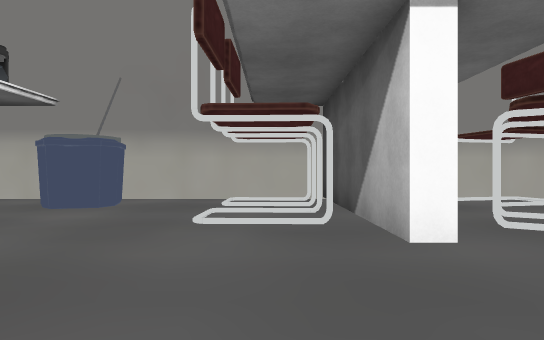
View 1 (above)

14 first-person views from a walk through a Unity game level. The camera is 1.3 m above the floor, looks level and sees 75° across. The floor is counted in squares, 2.43 m on a side. Each view is taken from the middle of a square. On the plan, view 1 faces up. The plan holds only what a view shows up to about 9 squares ahead; the rest is blank. The place goes on beyond the plan. The player is left out. Some surface patterns are stand-ins.

View 2
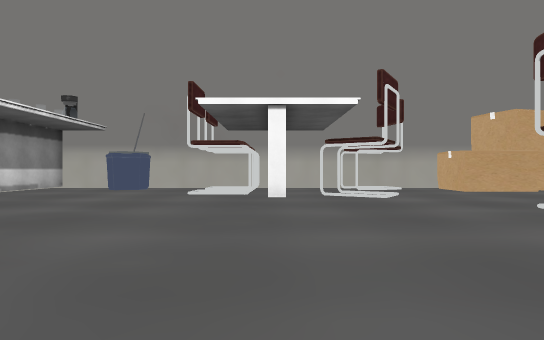

View 3
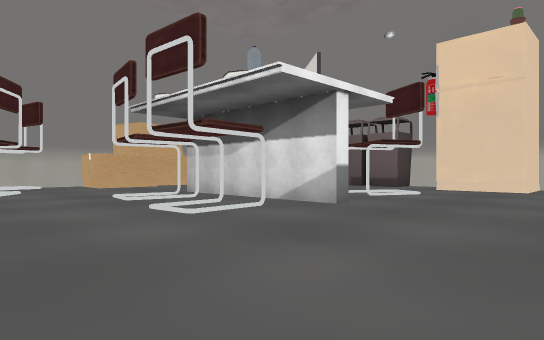

View 4
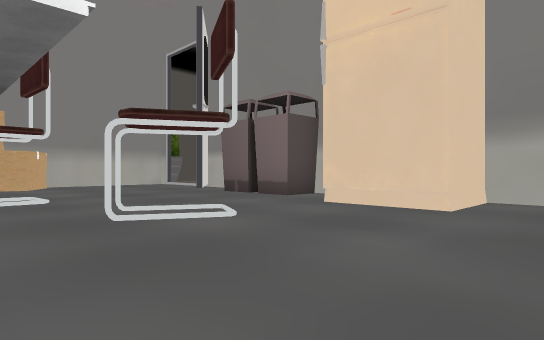

View 5
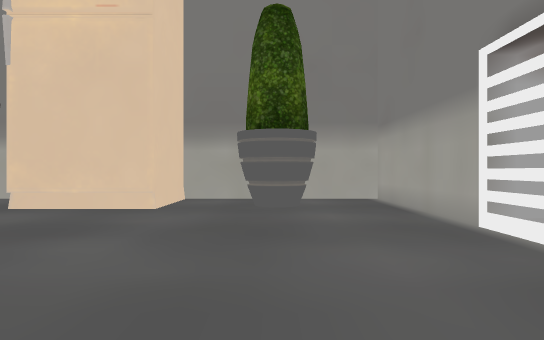

View 6
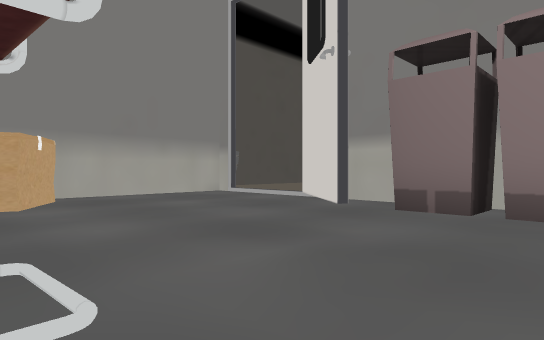

View 7
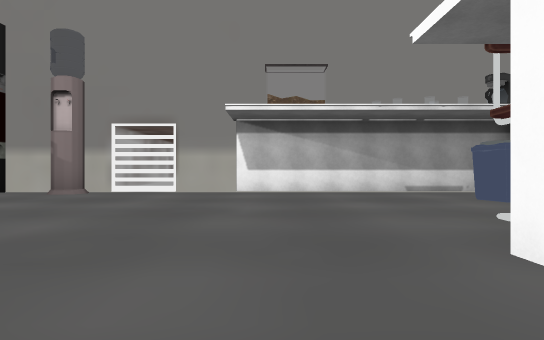

View 8
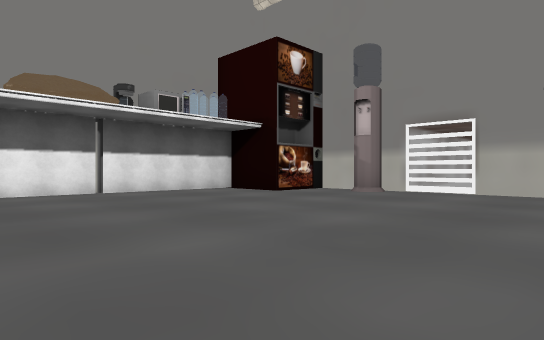

View 9
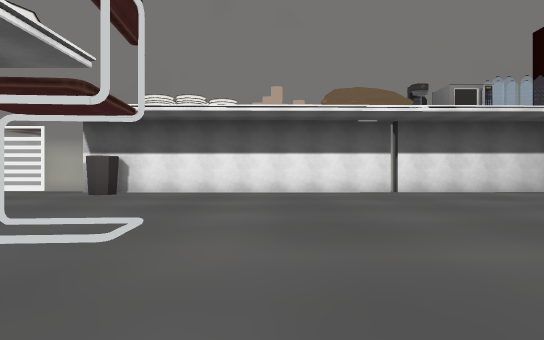

View 10
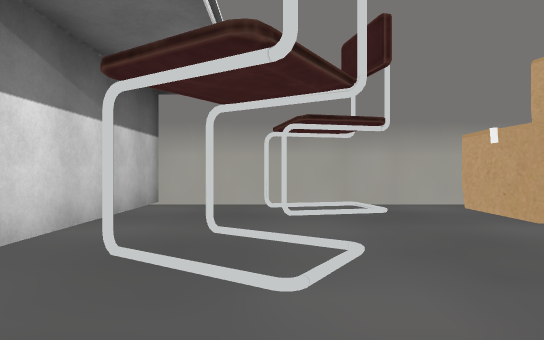

View 11
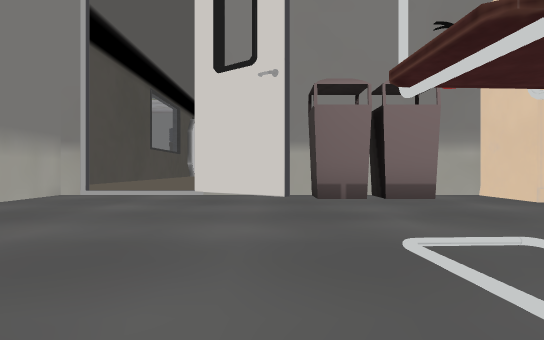

View 12
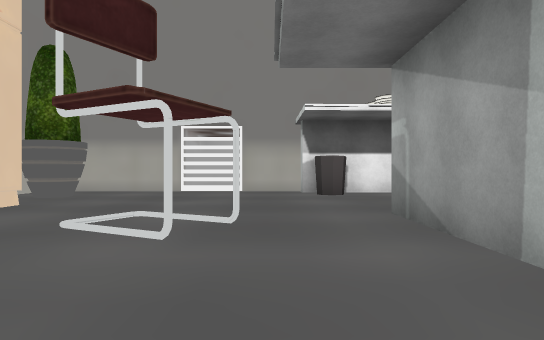

View 13
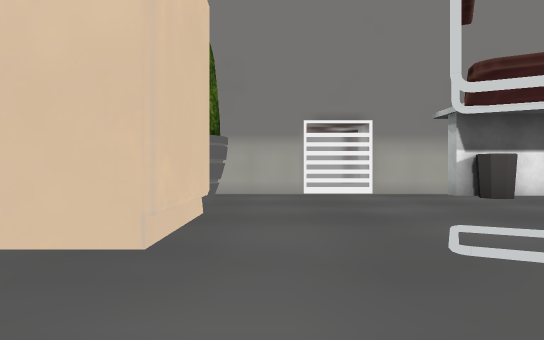

View 14
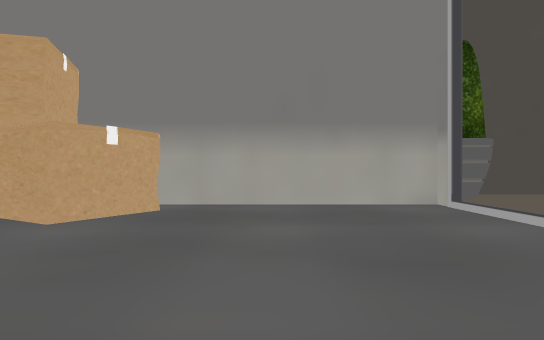

### Floor plan
Points are (right, up) in squares from view 1. A wall is a line through its corners. A room is listed if a view was taken in it or the views show most of it. See-through windows are left out.
Room 1 (views 1, 2, 3, 4, 5, 6, 7, 8, 9, 10, 11, 12, 13, 14)
walls: (6.6, -0.8) (6.6, -3) (6.3, -3) (6.3, -0.5); (0.9, 3.4) (0.9, 6.5) (-2.8, 6.5); (6, 6.5) (1.3, 6.5) (1.3, 3.4); (12, 1.7) (13.6, 3.7); (7, -8) (13.6, -8) (13.6, -4.4) (11.8, -4.4) (11.8, -2.4) (13.6, -2.4) (13.6, -1.5); (-5.5, 0.2) (-5.5, -3.5); (13.6, 1.1) (13.6, 2.6); (-5.5, -4.2) (-5.5, -5.5); (-4.2, 6.5) (-5, 6.5); (-3.5, -7.3) (6.5, -7.1); (-5.2, 5.8) (-5.2, 0.1); (13.6, 5.5) (13.6, 6.5) (9.1, 6.5)
ways out: opening at (13.5, 4.5)
objects: other object (-3, 5) to (-2, 5); chair (1, 3); chair (1, 6); chair (2, 3); chair (3, 6); chair (6, -2); chair (6, 0) to (6, 1); other object (6, 5) to (7, 5); other object (7, -7); chair (7, 0) to (7, 1); chair (8, -2); other object (8, 5) to (9, 6); other object (12, -6) to (13, -6); other object (13, -1) to (13, 0); other object (13, 1)

Where each view was taken, in squares from view 1:
view 1: 0 up, 0 right, facing up
view 2: 4 down, 1 right, facing up
view 3: 6 down, 2 right, facing up-right
view 4: 6 down, 7 right, facing up-right
view 5: 6 down, 7 right, facing right
view 6: 1 down, 8 right, facing up-right
view 7: 1 up, 3 right, facing left
view 8: 1 up, 3 right, facing down-left
view 9: 1 up, 3 right, facing down
view 10: 1 up, 3 right, facing up
view 11: 2 up, 6 right, facing right
view 12: 1 up, 8 right, facing down
view 13: 0 up, 11 right, facing down
view 14: 1 up, 11 right, facing up
